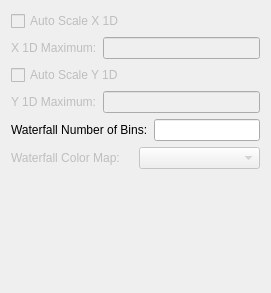
<?xml version="1.0" encoding="UTF-8"?>
<ui version="4.0">
 <class>PsdPlotConfigForm</class>
 <widget class="QWidget" name="PsdPlotConfigForm">
  <property name="geometry">
   <rect>
    <x>0</x>
    <y>0</y>
    <width>271</width>
    <height>293</height>
   </rect>
  </property>
  <property name="windowTitle">
   <string>Form</string>
  </property>
  <layout class="QVBoxLayout" name="verticalLayout">
   <item>
    <widget class="QCheckBox" name="autoScaleX1dCheckBox">
     <property name="enabled">
      <bool>false</bool>
     </property>
     <property name="text">
      <string>Auto Scale X 1D</string>
     </property>
    </widget>
   </item>
   <item>
    <layout class="QHBoxLayout" name="horizontalLayout">
     <item>
      <widget class="QLabel" name="x1dMaximumLabel">
       <property name="enabled">
        <bool>false</bool>
       </property>
       <property name="text">
        <string>X 1D Maximum:</string>
       </property>
      </widget>
     </item>
     <item>
      <widget class="QLineEdit" name="x1dMaximumLineEdit">
       <property name="enabled">
        <bool>false</bool>
       </property>
      </widget>
     </item>
    </layout>
   </item>
   <item>
    <widget class="QCheckBox" name="autoScaleY1dCheckBox">
     <property name="enabled">
      <bool>false</bool>
     </property>
     <property name="text">
      <string>Auto Scale Y 1D</string>
     </property>
    </widget>
   </item>
   <item>
    <layout class="QHBoxLayout" name="horizontalLayout_2">
     <item>
      <widget class="QLabel" name="y1dMaximumLabel">
       <property name="enabled">
        <bool>false</bool>
       </property>
       <property name="text">
        <string>Y 1D Maximum:</string>
       </property>
      </widget>
     </item>
     <item>
      <widget class="QLineEdit" name="y1dMaximumLineEdit">
       <property name="enabled">
        <bool>false</bool>
       </property>
      </widget>
     </item>
    </layout>
   </item>
   <item>
    <layout class="QHBoxLayout" name="horizontalLayout_3">
     <item>
      <widget class="QLabel" name="waterfallNumBinsLabel">
       <property name="enabled">
        <bool>true</bool>
       </property>
       <property name="text">
        <string>Waterfall Number of Bins:</string>
       </property>
      </widget>
     </item>
     <item>
      <widget class="QLineEdit" name="waterfallNumBinsLineEdit"/>
     </item>
    </layout>
   </item>
   <item>
    <layout class="QHBoxLayout" name="horizontalLayout_4">
     <item>
      <widget class="QLabel" name="waterfallColorMapLabel">
       <property name="enabled">
        <bool>false</bool>
       </property>
       <property name="text">
        <string>Waterfall Color Map:</string>
       </property>
      </widget>
     </item>
     <item>
      <widget class="QComboBox" name="waterfallColorMapComboBox">
       <property name="enabled">
        <bool>false</bool>
       </property>
      </widget>
     </item>
    </layout>
   </item>
   <item>
    <spacer name="verticalSpacer">
     <property name="orientation">
      <enum>Qt::Vertical</enum>
     </property>
     <property name="sizeHint" stdset="0">
      <size>
       <width>20</width>
       <height>85</height>
      </size>
     </property>
    </spacer>
   </item>
  </layout>
 </widget>
 <resources/>
 <connections/>
</ui>
